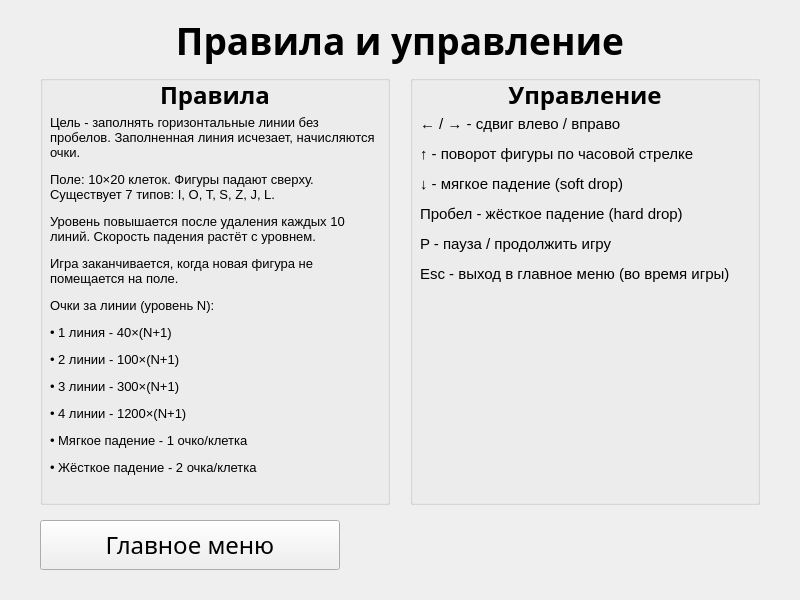
<?xml version="1.0" encoding="UTF-8"?>
<ui version="4.0">
 <class>RulesControlScreen</class>
 <widget class="QWidget" name="RulesControlScreen">
  <property name="geometry">
   <rect>
    <x>0</x>
    <y>0</y>
    <width>800</width>
    <height>600</height>
   </rect>
  </property>
  <property name="minimumSize">
   <size>
    <width>800</width>
    <height>600</height>
   </size>
  </property>
  <property name="windowTitle">
   <string>Тетрис - Правила и управление</string>
  </property>
  <widget class="QLabel" name="label_header">
   <property name="geometry">
    <rect>
     <x>100</x>
     <y>15</y>
     <width>600</width>
     <height>50</height>
    </rect>
   </property>
   <property name="font">
    <font>
     <family>Expressway Free</family>
     <pointsize>28</pointsize>
     <weight>75</weight>
     <bold>true</bold>
    </font>
   </property>
   <property name="text">
    <string>Правила и управление</string>
   </property>
   <property name="alignment">
    <set>Qt::AlignCenter</set>
   </property>
  </widget>
  <widget class="QGroupBox" name="groupBox_rules">
   <property name="geometry">
    <rect>
     <x>40</x>
     <y>75</y>
     <width>350</width>
     <height>430</height>
    </rect>
   </property>
   <property name="font">
    <font>
     <family>Expressway Free</family>
     <pointsize>14</pointsize>
    </font>
   </property>
   <property name="title">
    <string/>
   </property>
   <widget class="QLabel" name="label_rules_title">
    <property name="geometry">
     <rect>
      <x>10</x>
      <y>5</y>
      <width>330</width>
      <height>30</height>
     </rect>
    </property>
    <property name="font">
     <font>
      <family>Expressway Free</family>
      <pointsize>18</pointsize>
      <weight>75</weight>
      <bold>true</bold>
     </font>
    </property>
    <property name="text">
     <string>Правила</string>
    </property>
    <property name="alignment">
     <set>Qt::AlignCenter</set>
    </property>
   </widget>
   <widget class="QLabel" name="label_rules_text">
    <property name="geometry">
     <rect>
      <x>10</x>
      <y>40</y>
      <width>330</width>
      <height>380</height>
     </rect>
    </property>
    <property name="font">
     <font>
      <family>Segoe UI</family>
      <pointsize>10</pointsize>
     </font>
    </property>
    <property name="text">
     <string>&lt;html&gt;&lt;head/&gt;&lt;body&gt;&lt;p&gt;Цель - заполнять горизонтальные линии без пробелов. Заполненная линия исчезает, начисляются очки.&lt;/p&gt;&lt;p&gt;Поле: 10×20 клеток. Фигуры падают сверху. Существует 7 типов: I, O, T, S, Z, J, L.&lt;/p&gt;&lt;p&gt;Уровень повышается после удаления каждых 10 линий. Скорость падения растёт с уровнем.&lt;/p&gt;&lt;p&gt;Игра заканчивается, когда новая фигура не помещается на поле.&lt;/p&gt;&lt;p&gt;Очки за линии (уровень N):&lt;/p&gt;&lt;p&gt;• 1 линия - 40×(N+1)&lt;/p&gt;&lt;p&gt;• 2 линии - 100×(N+1)&lt;/p&gt;&lt;p&gt;• 3 линии - 300×(N+1)&lt;/p&gt;&lt;p&gt;• 4 линии - 1200×(N+1)&lt;/p&gt;&lt;p&gt;• Мягкое падение - 1 очко/клетка&lt;/p&gt;&lt;p&gt;• Жёсткое падение - 2 очка/клетка&lt;/p&gt;&lt;/body&gt;&lt;/html&gt;</string>
    </property>
    <property name="alignment">
     <set>Qt::AlignLeading|Qt::AlignLeft|Qt::AlignTop</set>
    </property>
    <property name="wordWrap">
     <bool>true</bool>
    </property>
   </widget>
  </widget>
  <widget class="QGroupBox" name="groupBox_control">
   <property name="geometry">
    <rect>
     <x>410</x>
     <y>75</y>
     <width>350</width>
     <height>430</height>
    </rect>
   </property>
   <property name="title">
    <string/>
   </property>
   <widget class="QLabel" name="label_control_title">
    <property name="geometry">
     <rect>
      <x>10</x>
      <y>5</y>
      <width>330</width>
      <height>30</height>
     </rect>
    </property>
    <property name="font">
     <font>
      <family>Expressway Free</family>
      <pointsize>18</pointsize>
      <weight>75</weight>
      <bold>true</bold>
     </font>
    </property>
    <property name="text">
     <string>Управление</string>
    </property>
    <property name="alignment">
     <set>Qt::AlignCenter</set>
    </property>
   </widget>
   <widget class="QLabel" name="label_control_text">
    <property name="geometry">
     <rect>
      <x>10</x>
      <y>40</y>
      <width>330</width>
      <height>380</height>
     </rect>
    </property>
    <property name="font">
     <font>
      <family>Segoe UI</family>
      <pointsize>11</pointsize>
     </font>
    </property>
    <property name="text">
     <string>&lt;html&gt;&lt;head/&gt;&lt;body&gt;&lt;p&gt;← / → - сдвиг влево / вправо&lt;/p&gt;&lt;p&gt;↑ - поворот фигуры по часовой стрелке&lt;/p&gt;&lt;p&gt;↓ - мягкое падение (soft drop)&lt;/p&gt;&lt;p&gt;Пробел - жёсткое падение (hard drop)&lt;/p&gt;&lt;p&gt;P - пауза / продолжить игру&lt;/p&gt;&lt;p&gt;Esc - выход в главное меню (во время игры)&lt;/p&gt;&lt;/body&gt;&lt;/html&gt;</string>
    </property>
    <property name="alignment">
     <set>Qt::AlignLeading|Qt::AlignLeft|Qt::AlignTop</set>
    </property>
    <property name="wordWrap">
     <bool>true</bool>
    </property>
   </widget>
  </widget>
  <widget class="QPushButton" name="btn_main_menu">
   <property name="geometry">
    <rect>
     <x>40</x>
     <y>520</y>
     <width>300</width>
     <height>50</height>
    </rect>
   </property>
   <property name="font">
    <font>
     <family>Expressway Free</family>
     <pointsize>18</pointsize>
    </font>
   </property>
   <property name="text">
    <string>Главное меню</string>
   </property>
  </widget>
 </widget>
 <resources/>
 <connections/>
</ui>
